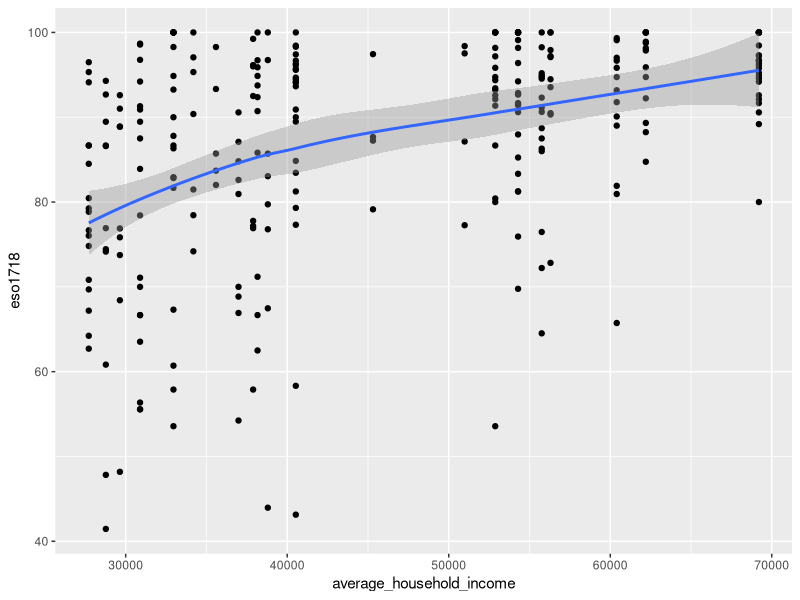
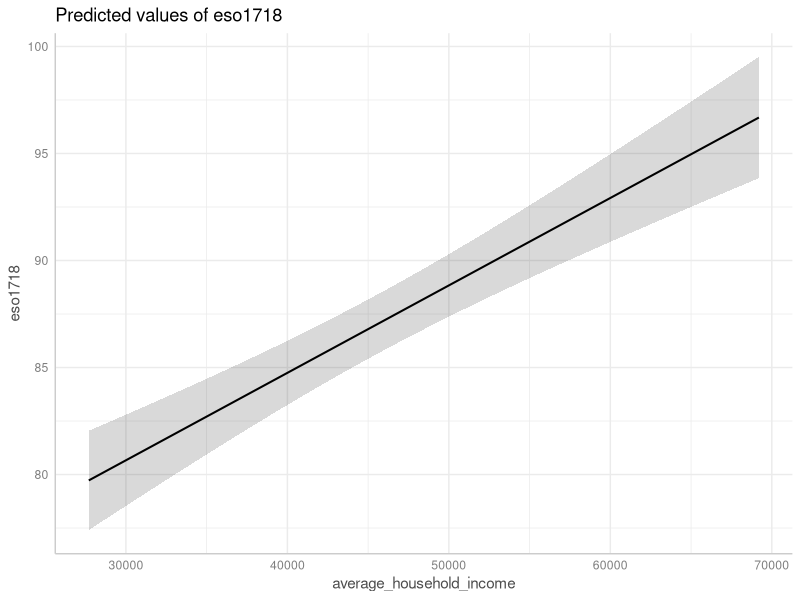
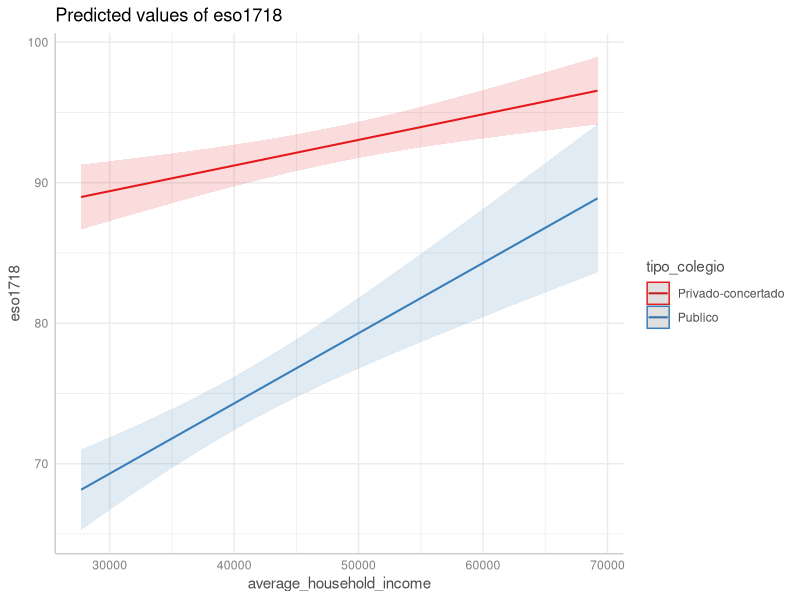

Generate these figures, in order, with R:

# Ejercicios resueltos - Sesión 4 -----------------------------------------

##Información sobre la base de datos: https://github.com/marespadafor/panelmadrid/blob/main/panel_information.md

# Ejercicio 1: regresión lineal simple ------------------------------------

## Punto 1: cargar librerías, definir directorio, cargar datos y primer resumen estadístico

library(tidyverse) #librería para limpieza de datos
library(haven) #abrir archivo .dta
library(ggeffects) #para obtener y visualizar las probabilidades pronosticadas


setwd("~/Desktop/Intro-R/Dia4")

dfescuelas <- read_dta("madrid_schools.dta")

summary(dfescuelas)

#variable dependiente: "dfescuelas$eso1718" (porcentaje de estudiantes matriculados en ESO)
#variable independiente: "average_household_income" (ingresos medio de los hogares en cada distrito)



## Punto 2: gráfico de dispersión

dfescuelas %>%
  ggplot(aes(x = average_household_income, y = eso1718)) +
  geom_point() +
  geom_smooth(method = "loess")



## Punto 3 y 4: modelo de regresión lineal simple

modelo_simple <- lm(eso1718 ~ average_household_income,
                    data = dfescuelas)
summary(modelo_simple) #salida para interpretar el modelo

## Punto 5: predicción 
ggeffects::ggeffect(modelo_simple, terms = "average_household_income") %>%
  plot()




# Ejercicio 2: regresión lineal multivariante -----------------------------


## Punto 1: modelo de regresión multivariante (con interacción)

###Previamente se aconseja limpiar la variable de tipo de colegio. Por ejemplo:
dfescuelas <- dfescuelas %>%
  mutate(tipo_colegio = case_when(
    type2 == "PË\u0099blico" ~ "Publico",
    type2 %in% c("Privado Concertado","Privado") ~ "Privado-concertado"),
    tipo_colegio = as.factor(tipo_colegio))



model_interaccion <- lm(eso1718 ~ average_household_income*tipo_colegio,
                        data = dfescuelas)
summary(model_interaccion)



## Punto 2: predicción

ggeffect(model_interaccion,
         terms = c("average_household_income","tipo_colegio")) %>%
  plot() #añadiendo con el pipe la función de plot pinta los valores predichos
